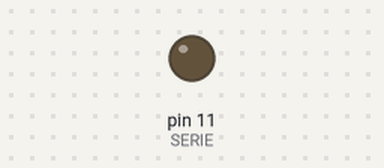
Recording of a sketch running on a simulated Arduino Uno, built with avr-gcc and run on an emulated ATmega328P. Shown: output pins drawn as LEDs (lit = HIGH). Pins used as bus, display or sensor lines are not drawn.

Above: at 0.1 s.
At 0.6 s:
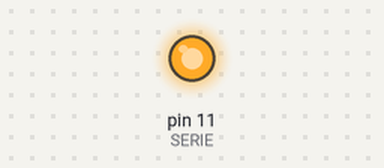
Timing chart, 0 to 2.1 s (numbered marks = the images above):
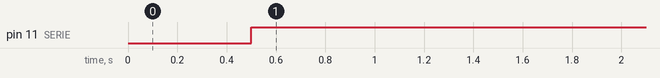

Measured:
- by itself, pin 11 (SERIE): LOW → HIGH at 0.50 s

The sketch:

ARD_DESPLAZAMIENTO_CRECIENTE_SERIAL______E16B.ino
```cpp
byte CLK=12,SERIE=11,RESET=10,i;
bool digito;
void setup() {
   pinMode(CLK,OUTPUT);
   pinMode(SERIE,OUTPUT);
   pinMode(RESET,OUTPUT);
   digitalWrite(CLK,0);
   digitalWrite(SERIE,0);
}
void loop() {
   digitalWrite(RESET,0);  //Reseteamos las salidas
   digitalWrite(RESET,1);
   delay(500);
   digito=1;
   for(i=0;i<8;i++){
      digitalWrite(SERIE,digito);
      digitalWrite(CLK,1);   //Flanco de subida
      digitalWrite(CLK,0);
      delay(500);}
      }
```
